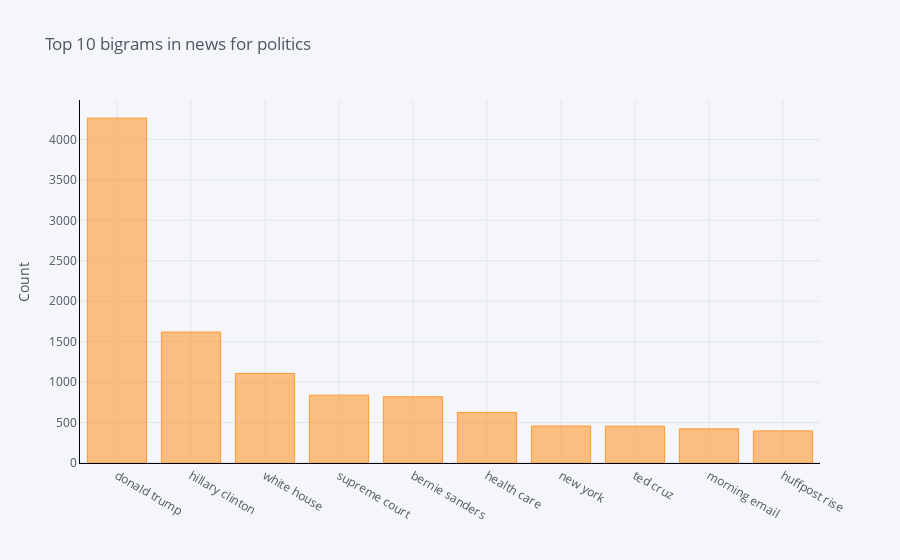

Source (notebook cell):
### Code cell
plot_top_n_bigram(df_top_10_category[df_top_10_category['category'] == 'POLITICS']['news'],title='Top 10 bigrams in news for politics',n=10)

### Figure 1 — Plotly figure (JSON) as saved in the notebook; plotly's stock layout.template omitted (floating-point values rounded to 4 significant figures)
{"data": [{"name": "count", "text": "", "y": [4263, 1619, 1107, 839, 819, 625, 457, 455, 422, 397], "marker": {"color": "rgba(255, 153, 51, 0.6)", "line": {"color": "rgba(255, 153, 51, 1.0)", "width": 1}}, "x": ["donald trump", "hillary clinton", "white house", "supreme court", "bernie sanders", "health care", "new york", "ted cruz", "morning email", "huffpost rise"], "type": "bar", "orientation": "v"}], "layout": {"title": {"text": "Top 10 bigrams in news for politics", "font": {"color": "#4D5663"}}, "paper_bgcolor": "#F5F6F9", "plot_bgcolor": "#F5F6F9", "yaxis": {"tickfont": {"color": "#4D5663"}, "title": {"text": "Count", "font": {"color": "#4D5663"}}, "showgrid": true, "zerolinecolor": "#E1E5ED", "gridcolor": "#E1E5ED", "linecolor": "black"}, "xaxis": {"tickfont": {"color": "#4D5663"}, "title": {"text": "", "font": {"color": "#4D5663"}}, "showgrid": true, "zerolinecolor": "#E1E5ED", "gridcolor": "#E1E5ED", "linecolor": "black"}, "legend": {"bgcolor": "#F5F6F9", "font": {"color": "#4D5663"}}}}
